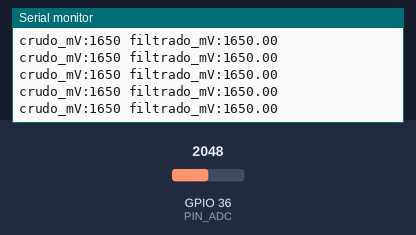
Simulated run of this sketch. Board: ESP32. Shown: the last lines printed to the serial monitor. The test bench sets the inputs (shaded band); at power-on: GPIO 36 (PIN_ADC) = 2048.

Above: at 1.2 s.
1.3 s: GPIO 36 (PIN_ADC) set to 2866
At 1.9 s:
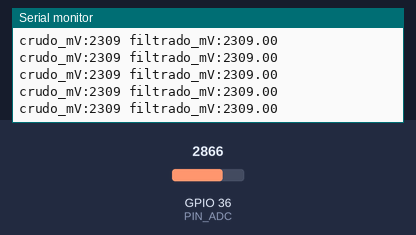
2.8 s: GPIO 36 (PIN_ADC) set to 3603
At 3.9 s:
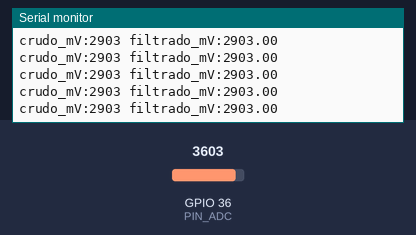
Timing chart, 0 to 5.8 s (numbered marks = the images above; inputs shaded):
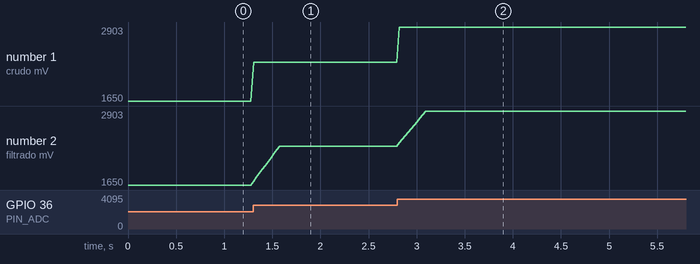

Measured:
- after the input at 1.3 s, the serial monitor: prints a new line at once (image 1)
- after the input at 2.8 s, the serial monitor: prints a new line at once (image 2)
- plotted number 1: 1650 → 2309 after the input at 1.3 s, 2309 → 2903 after the input at 2.8 s
- plotted number 2: 1650 → 2309 after the input at 1.3 s, 2309 → 2903 after the input at 2.8 s

The sketch:

S4_A5_Promedio_Movil.ino
```cpp
/* Semana 4 · A5. Promedio movil: 1,10,20 muestras.
   Compara voltaje crudo y promedio filtrado, en mV.
*/
#include <Arduino.h>
constexpr int PIN_ADC=36, WINDOW=10; // Probar 1,10,20
uint16_t buffer[WINDOW]={0};int indexBuffer=0,nValid=0;uint32_t sum=0;
void setup(){Serial.begin(115200);analogSetPinAttenuation(PIN_ADC,ADC_11db);}
void loop(){
  uint16_t raw=(uint16_t)analogReadMilliVolts(PIN_ADC);
  sum-=buffer[indexBuffer];buffer[indexBuffer]=raw;sum+=raw;
  indexBuffer=(indexBuffer+1)%WINDOW;
  if(nValid<WINDOW)nValid++;
  Serial.print("crudo_mV:");Serial.print(raw);
  Serial.print(" filtrado_mV:");Serial.println(sum/(float)nValid,2);
  delay(30);
}
```
